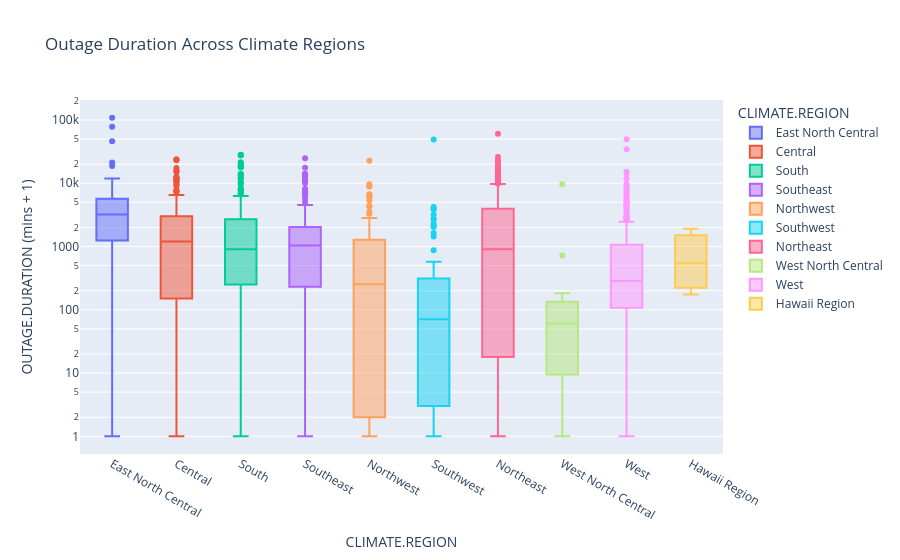

The code cell stored with this chart in its notebook:
### Markdown cell above
#### Bivariate Plot 1

* Below, we examine the relationship between climate zones and the length of power disruptions. By using a log-scale box plot, we can compare the "typical" outage length against the extreme outliers across different geographic environments.

### Code cell
# Outage Duration by Climate Region Box Plot (Adjusted for 0s)
df_box = df.dropna(subset=['OUTAGE.DURATION', 'CLIMATE.REGION']).copy()

# Add 1 to duration to prevent log(0) errors and allow 0s to appear at the bottom
df_box['OUTAGE.DURATION.ADJUSTED'] = df_box['OUTAGE.DURATION'] + 1

fig_bi_2 = px.box(df_box, x='CLIMATE.REGION', y='OUTAGE.DURATION.ADJUSTED',
                  title='Outage Duration Across Climate Regions',
                  color='CLIMATE.REGION')

# Update y-axis to log scale and adjust the label to reflect the mathematical change
fig_bi_2.update_layout(
    yaxis_type="log",
    yaxis_title="OUTAGE.DURATION (mins + 1)"
)
fig_bi_2.write_html('../data/docs/img/plots/bivariate_plt5.html', include_plotlyjs='cdn')
fig_bi_2.show()

### Figure 1 — Plotly figure (JSON) as saved in the notebook; plotly's stock layout.template omitted (floating-point values rounded to 4 significant figures; data arrays with more than 128 entries replaced by an {"elided": "..."} marker saying what was removed)
{"data": [{"alignmentgroup": "True", "hovertemplate": "CLIMATE.REGION=%{x}<br>OUTAGE.DURATION.ADJUSTED=%{y}<extra></extra>", "legendgroup": "East North Central", "marker": {"color": "#636efa"}, "name": "East North Central", "notched": false, "offsetgroup": "East North Central", "orientation": "v", "showlegend": true, "type": "box", "x": {"elided": "136 str values"}, "x0": " ", "xaxis": "x", "y": {"elided": "136 float values"}, "y0": " ", "yaxis": "y"}, {"alignmentgroup": "True", "hovertemplate": "CLIMATE.REGION=%{x}<br>OUTAGE.DURATION.ADJUSTED=%{y}<extra></extra>", "legendgroup": "Central", "marker": {"color": "#EF553B"}, "name": "Central", "notched": false, "offsetgroup": "Central", "orientation": "v", "showlegend": true, "type": "box", "x": {"elided": "190 str values"}, "x0": " ", "xaxis": "x", "y": {"elided": "190 float values"}, "y0": " ", "yaxis": "y"}, {"alignmentgroup": "True", "hovertemplate": "CLIMATE.REGION=%{x}<br>OUTAGE.DURATION.ADJUSTED=%{y}<extra></extra>", "legendgroup": "South", "marker": {"color": "#00cc96"}, "name": "South", "notched": false, "offsetgroup": "South", "orientation": "v", "showlegend": true, "type": "box", "x": {"elided": "212 str values"}, "x0": " ", "xaxis": "x", "y": {"elided": "212 float values"}, "y0": " ", "yaxis": "y"}, {"alignmentgroup": "True", "hovertemplate": "CLIMATE.REGION=%{x}<br>OUTAGE.DURATION.ADJUSTED=%{y}<extra></extra>", "legendgroup": "Southeast", "marker": {"color": "#ab63fa"}, "name": "Southeast", "notched": false, "offsetgroup": "Southeast", "orientation": "v", "showlegend": true, "type": "box", "x": {"elided": "146 str values"}, "x0": " ", "xaxis": "x", "y": {"elided": "146 float values"}, "y0": " ", "yaxis": "y"}, {"alignmentgroup": "True", "hovertemplate": "CLIMATE.REGION=%{x}<br>OUTAGE.DURATION.ADJUSTED=%{y}<extra></extra>", "legendgroup": "Northwest", "marker": {"color": "#FFA15A"}, "name": "Northwest", "notched": false, "offsetgroup": "Northwest", "orientation": "v", "showlegend": true, "type": "box", "x": ["Northwest", "Northwest", "Northwest", "Northwest", "Northwest", "Northwest", "Northwest", "Northwest", "Northwest", "Northwest", "Northwest", "Northwest", "Northwest", "Northwest", "Northwest", "Northwest", "Northwest", "Northwest", "Northwest", "Northwest", "Northwest", "Northwest", "Northwest", "Northwest", "Northwest", "Northwest", "Northwest", "Northwest", "Northwest", "Northwest", "Northwest", "Northwest", "Northwest", "Northwest", "Northwest", "Northwest", "Northwest", "Northwest", "Northwest", "Northwest", "Northwest", "Northwest", "Northwest", "Northwest", "Northwest", "Northwest", "Northwest", "Northwest", "Northwest", "Northwest", "Northwest", "Northwest", "Northwest", "Northwest", "Northwest", "Northwest", "Northwest", "Northwest", "Northwest", "Northwest", "Northwest", "Northwest", "Northwest", "Northwest", "Northwest", "Northwest", "Northwest", "Northwest", "Northwest", "Northwest", "Northwest", "Northwest", "Northwest", "Northwest", "Northwest", "Northwest", "Northwest", "Northwest", "Northwest", "Northwest", "Northwest", "Northwest", "Northwest", "Northwest", "Northwest", "Northwest", "Northwest", "Northwest", "Northwest", "Northwest", "Northwest", "Northwest", "Northwest", "Northwest", "Northwest", "Northwest", "Northwest", "Northwest", "Northwest", "Northwest", "Northwest", "Northwest", "Northwest", "Northwest", "Northwest", "Northwest", "Northwest", "Northwest", "Northwest", "Northwest", "Northwest", "Northwest", "Northwest", "Northwest", "Northwest", "Northwest", "Northwest", "Northwest"], "x0": " ", "xaxis": "x", "y": [1241.0, 466.0, 1.0, 2461.0, 1184.0, 8881.0, 395.0, 220.0, 488.0, 20.0, 29.0, 1.0, 2.0, 5341.0, 8941.0, 468.0, 1.0, 1921.0, 1.0, 26.0, 421.0, 2041.0, 1.0, 1424.0, 61.0, 1621.0, 3301.0, 386.0, 664.0, 124.0, 1277.0, 1920.0, 441.0, 6691.0, 1.0, 718.0, 1205.0, 293.0, 314.0, 2.0, 6.0, 6277.0, 1.0, 75.0, 1.0, 249.0, 2.0, 2701.0, 26.0, 127.0, 2.0, 256.0, 1208.0, 1.0, 1.0, 246.0, 477.0, 2.0, 2640.0, 503.0, 549.0, 370.0, 6481.0, 16.0, 6.0, 2.0, 1.0, 433.0, 22.0, 1698.0, 1.0, 2616.0, 9631.0, 3508.0, 2821.0, 315.0, 5856.0, 1.0, 1.0, 2.0, 22770.0, 71.0, 4286.0, 356.0, 1.0, 2521.0, 1.0, 181.0, 1527.0, 61.0, 211.0, 3.0, 1351.0, 74.0, 2.0, 201.0, 1.0, 4381.0, 1.0, 121.0, 841.0, 990.0, 4314.0, 215.0, 5.0, 165.0, 92.0, 1051.0, 839.0, 61.0, 2.0, 2.0, 1.0, 96.0, 361.0, 1549.0, 871.0, 1.0], "y0": " ", "yaxis": "y"}, {"alignmentgroup": "True", "hovertemplate": "CLIMATE.REGION=%{x}<br>OUTAGE.DURATION.ADJUSTED=%{y}<extra></extra>", "legendgroup": "Southwest", "marker": {"color": "#19d3f3"}, "name": "Southwest", "notched": false, "offsetgroup": "Southwest", "orientation": "v", "showlegend": true, "type": "box", "x": ["Southwest", "Southwest", "Southwest", "Southwest", "Southwest", "Southwest", "Southwest", "Southwest", "Southwest", "Southwest", "Southwest", "Southwest", "Southwest", "Southwest", "Southwest", "Southwest", "Southwest", "Southwest", "Southwest", "Southwest", "Southwest", "Southwest", "Southwest", "Southwest", "Southwest", "Southwest", "Southwest", "Southwest", "Southwest", "Southwest", "Southwest", "Southwest", "Southwest", "Southwest", "Southwest", "Southwest", "Southwest", "Southwest", "Southwest", "Southwest", "Southwest", "Southwest", "Southwest", "Southwest", "Southwest", "Southwest", "Southwest", "Southwest", "Southwest", "Southwest", "Southwest", "Southwest", "Southwest", "Southwest", "Southwest", "Southwest", "Southwest", "Southwest", "Southwest", "Southwest", "Southwest", "Southwest", "Southwest", "Southwest", "Southwest", "Southwest", "Southwest", "Southwest", "Southwest", "Southwest", "Southwest", "Southwest", "Southwest", "Southwest", "Southwest", "Southwest", "Southwest", "Southwest", "Southwest", "Southwest", "Southwest", "Southwest", "Southwest", "Southwest", "Southwest", "Southwest", "Southwest"], "x0": " ", "xaxis": "x", "y": [555.0, 51.0, 71.0, 181.0, 3843.0, 36.0, 2.0, 190.0, 49320.0, 4201.0, 354.0, 2.0, 88.0, 67.0, 2.0, 228.0, 1441.0, 2.0, 2701.0, 3.0, 216.0, 452.0, 419.0, 101.0, 1.0, 121.0, 2.0, 2.0, 2.0, 2.0, 2.0, 2.0, 61.0, 114.0, 205.0, 32.0, 58.0, 14.0, 3.0, 12.0, 284.0, 1.0, 2.0, 872.0, 1632.0, 57.0, 16.0, 16.0, 21.0, 61.0, 2.0, 96.0, 301.0, 2.0, 3187.0, 576.0, 2276.0, 16.0, 2.0, 45.0, 22.0, 2.0, 115.0, 2.0, 61.0, 315.0, 31.0, 1.0, 93.0, 391.0, 162.0, 61.0, 77.0, 3.0, 176.0, 2041.0, 2711.0, 285.0, 106.0, 4020.0, 2.0, 392.0, 440.0, 6.0, 202.0, 2141.0, 104.0], "y0": " ", "yaxis": "y"}, {"alignmentgroup": "True", "hovertemplate": "CLIMATE.REGION=%{x}<br>OUTAGE.DURATION.ADJUSTED=%{y}<extra></extra>", "legendgroup": "Northeast", "marker": {"color": "#FF6692"}, "name": "Northeast", "notched": false, "offsetgroup": "Northeast", "orientation": "v", "showlegend": true, "type": "box", "x": {"elided": "342 str values"}, "x0": " ", "xaxis": "x", "y": {"elided": "342 float values"}, "y0": " ", "yaxis": "y"}, {"alignmentgroup": "True", "hovertemplate": "CLIMATE.REGION=%{x}<br>OUTAGE.DURATION.ADJUSTED=%{y}<extra></extra>", "legendgroup": "West North Central", "marker": {"color": "#B6E880"}, "name": "West North Central", "notched": false, "offsetgroup": "West North Central", "orientation": "v", "showlegend": true, "type": "box", "x": ["West North Central", "West North Central", "West North Central", "West North Central", "West North Central", "West North Central", "West North Central", "West North Central", "West North Central", "West North Central", "West North Central", "West North Central", "West North Central", "West North Central", "West North Central", "West North Central"], "x0": " ", "xaxis": "x", "y": [57.0, 94.0, 14.0, 160.0, 61.0, 5.0, 9601.0, 107.0, 1.0, 1.0, 2.0, 33.0, 62.0, 721.0, 60.0, 182.0], "y0": " ", "yaxis": "y"}, {"alignmentgroup": "True", "hovertemplate": "CLIMATE.REGION=%{x}<br>OUTAGE.DURATION.ADJUSTED=%{y}<extra></extra>", "legendgroup": "West", "marker": {"color": "#FF97FF"}, "name": "West", "notched": false, "offsetgroup": "West", "orientation": "v", "showlegend": true, "type": "box", "x": {"elided": "204 str values"}, "x0": " ", "xaxis": "x", "y": {"elided": "204 float values"}, "y0": " ", "yaxis": "y"}, {"alignmentgroup": "True", "hovertemplate": "CLIMATE.REGION=%{x}<br>OUTAGE.DURATION.ADJUSTED=%{y}<extra></extra>", "legendgroup": "Hawaii Region", "marker": {"color": "#FECB52"}, "name": "Hawaii Region", "notched": false, "offsetgroup": "Hawaii Region", "orientation": "v", "showlegend": true, "type": "box", "x": ["Hawaii Region", "Hawaii Region", "Hawaii Region", "Hawaii Region", "Hawaii Region"], "x0": " ", "xaxis": "x", "y": [1368.0, 175.0, 544.0, 238.0, 1907.0], "y0": " ", "yaxis": "y"}], "layout": {"boxmode": "overlay", "legend": {"title": {"text": "CLIMATE.REGION"}, "tracegroupgap": 0}, "title": {"text": "Outage Duration Across Climate Regions"}, "xaxis": {"anchor": "y", "categoryarray": ["East North Central", "Central", "South", "Southeast", "Northwest", "Southwest", "Northeast", "West North Central", "West", "Hawaii Region"], "categoryorder": "array", "domain": [0, 1], "title": {"text": "CLIMATE.REGION"}}, "yaxis": {"anchor": "x", "domain": [0, 1], "title": {"text": "OUTAGE.DURATION (mins + 1)"}, "type": "log"}}}
